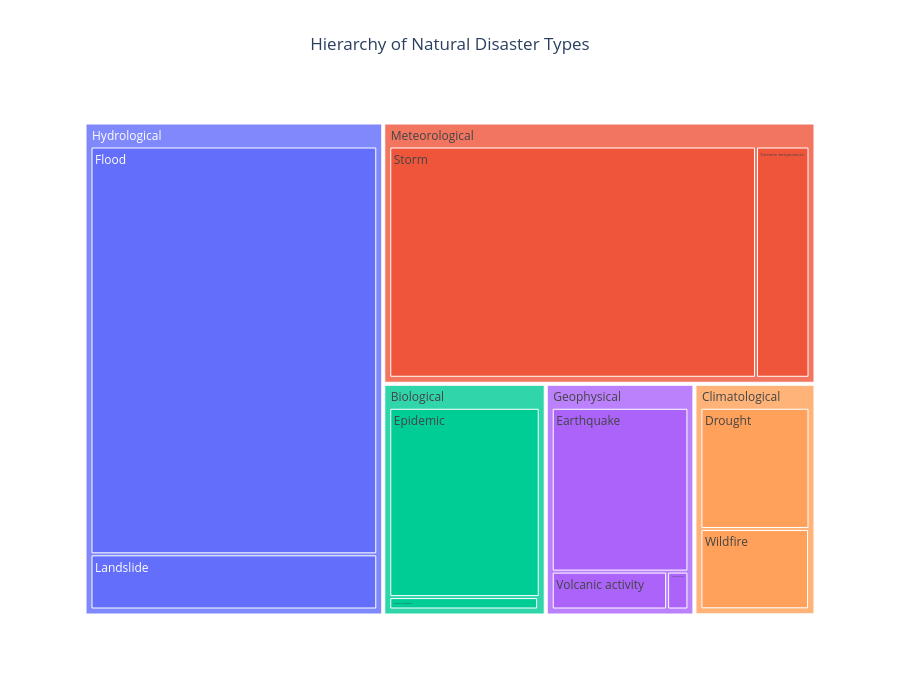

The notebook cell saved with this chart:
### Code cell
#Visualization 5: Hierarchy of Natural Disaster Types
treemap_data = (
    df.groupby(["Disaster Subgroup", "Disaster Type"])
      .size()
      .reset_index(name="Count")
)

fig = px.treemap(
    treemap_data,
    path=["Disaster Subgroup", "Disaster Type"],
    values="Count",
    title="Hierarchy of Natural Disaster Types"
)

fig.update_layout(
    title_x=0.5,
    template="plotly_white",
    height=700
)

fig.show()

### Figure 1 — Plotly figure (JSON) as saved in the notebook; plotly's stock layout.template omitted (floating-point values rounded to 4 significant figures)
{"data": [{"branchvalues": "total", "domain": {"x": [0, 1], "y": [0, 1]}, "hovertemplate": "labels=%{label}<br>Count=%{value}<br>parent=%{parent}<br>id=%{id}<extra></extra>", "ids": ["Biological/Animal accident", "Biological/Epidemic", "Biological/Insect infestation", "Climatological/Drought", "Climatological/Glacial lake outburst", "Climatological/Wildfire", "Extra-terrestrial/Impact", "Geophysical/Earthquake", "Geophysical/Mass movement (dry)", "Geophysical/Volcanic activity", "Hydrological/Flood", "Hydrological/Landslide", "Meteorological/Extreme temperature ", "Meteorological/Storm", "Biological", "Climatological", "Extra-terrestrial", "Geophysical", "Hydrological", "Meteorological"], "labels": ["Animal accident", "Epidemic", "Insect infestation", "Drought", "Glacial lake outburst", "Wildfire", "Impact", "Earthquake", "Mass movement (dry)", "Volcanic activity", "Flood", "Landslide", "Extreme temperature ", "Storm", "Biological", "Climatological", "Extra-terrestrial", "Geophysical", "Hydrological", "Meteorological"], "name": "", "parents": ["Biological", "Biological", "Biological", "Climatological", "Climatological", "Climatological", "Extra-terrestrial", "Geophysical", "Geophysical", "Geophysical", "Hydrological", "Hydrological", "Meteorological", "Meteorological", "", "", "", "", "", ""], "type": "treemap", "values": [1.0, 1436.0, 93.0, 685.0, 2.0, 452.0, 1.0, 1137.0, 41.0, 222.0, 5272.0, 713.0, 584.0, 4005.0, 1530.0, 1139.0, 1.0, 1400.0, 5985.0, 4589.0]}], "layout": {"height": 700, "legend": {"tracegroupgap": 0}, "title": {"text": "Hierarchy of Natural Disaster Types", "x": 0.5}}}
